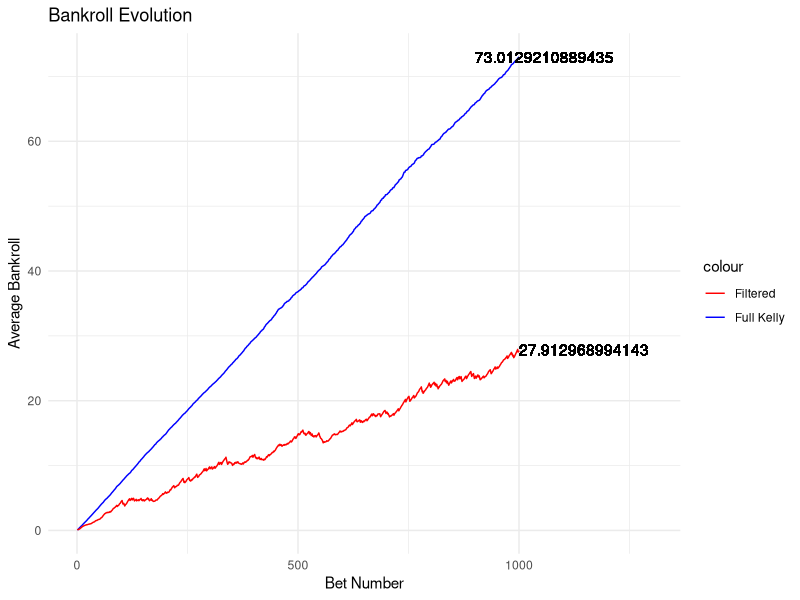

Generate this figure with R:
## ---- chunk 1
library(ggplot2)
library(dplyr)
library(tidyverse)

p = c(0.4,0.4,0.2)
a = c(2.2, 4, 7)
pa = p * a


df = data.frame(p, a, pa) %>% 
  arrange(desc(pa)) %>% 
  mutate(
    pt = cumsum(p),
    at = cumsum(1/a),
    bt = (1-pt) / (1-at)
  ) 

M = 100
N = 1000

b = min(df$bt[df$bt > 0])

df = df %>% 
  mutate(f = p - b / a) %>%
  mutate(f = ifelse(f > 0, f, 0)) %>% 
  mutate(ev = p * a - 1)

bankroll_kelly <- numeric(M)
bankroll_filtered <- numeric(M)

f_kelly <- df$f
f_noEV <- ifelse(df$ev >= 0, df$f, 0)

bankroll_kelly <- matrix(NA, nrow = M, ncol = N)
bankroll_filtered <- matrix(NA, nrow = M, ncol = N)

for (m in 1:M) {
  bankroll1 = 1
  bankroll2 = 1
  for (n in 1:N) {
    outcome = sample(1:3, size = 1, prob = p)

    # Strategy 1: Full Kelly
    payoff1 = f_kelly[outcome] * a[outcome]
    bankroll1 = bankroll1 * (1 - sum(f_kelly) + payoff1)
    bankroll_kelly[m, n] = bankroll1

    # Strategy 2: No -EV horses
    payoff2 = f_noEV[outcome] * a[outcome]
    bankroll2 = bankroll2 * (1 - sum(f_noEV) + payoff2)
    bankroll_filtered[m, n] = bankroll2
  }
 
}


avg_kelly = colMeans(bankroll_kelly)
avg_filtered = colMeans(bankroll_filtered)

tail(avg_kelly)
tail(avg_filtered)

plot.data = data.frame(
  n = 1:N,
  avg_kelly = avg_kelly,
  avg_filtered = avg_filtered
)

plot.data <- plot.data %>%
  mutate(
    log_avg_kelly = log(avg_kelly),
    log_avg_filtered = log(avg_filtered)
  )

ggplot(plot.data) + 
  geom_line(aes(x = n, y = log_avg_kelly, color = "Full Kelly")) +
  geom_line(aes(x = n, y = log_avg_filtered, color = "Filtered")) +
  labs(title = "Bankroll Evolution", x = "Bet Number", y = "Average Bankroll") +
  scale_color_manual(values = c("Full Kelly" = "blue", "Filtered" = "red")) +
  theme_minimal() +
  xlim(0, N + 300) +
  geom_text(aes(x = N -100, y = max(log_avg_kelly), label = max(log_avg_kelly), hjust = 0)) +
  geom_text(aes(x = N , y = max(log_avg_filtered), label = max(log_avg_filtered), hjust = 0))

# add points on graph above showing the max of each line



